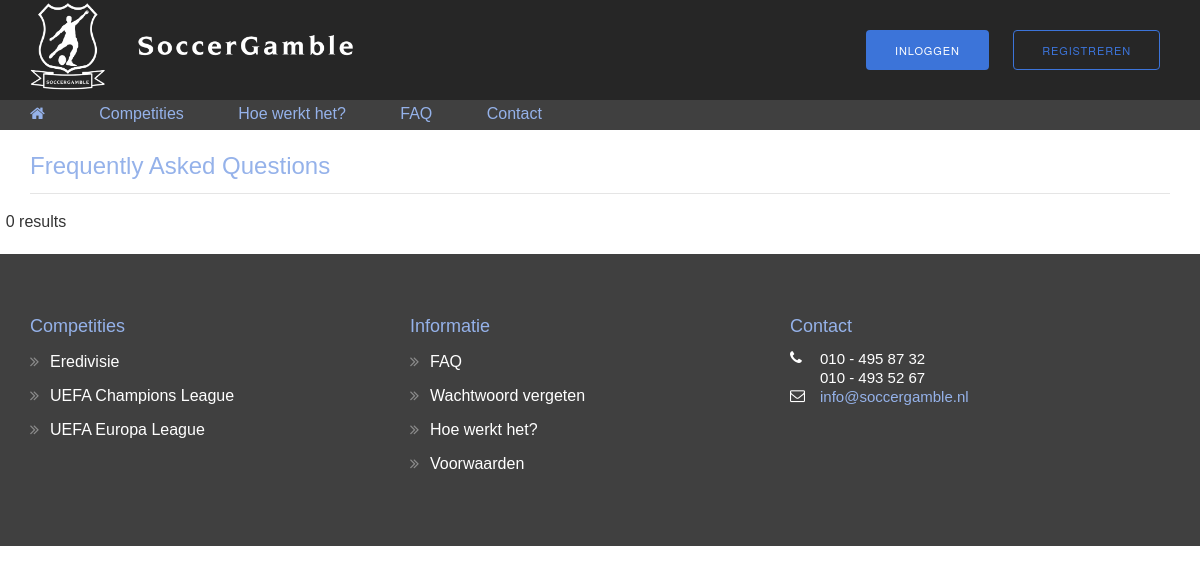
/faqpage.php, run on an earlier commit of the app's database.
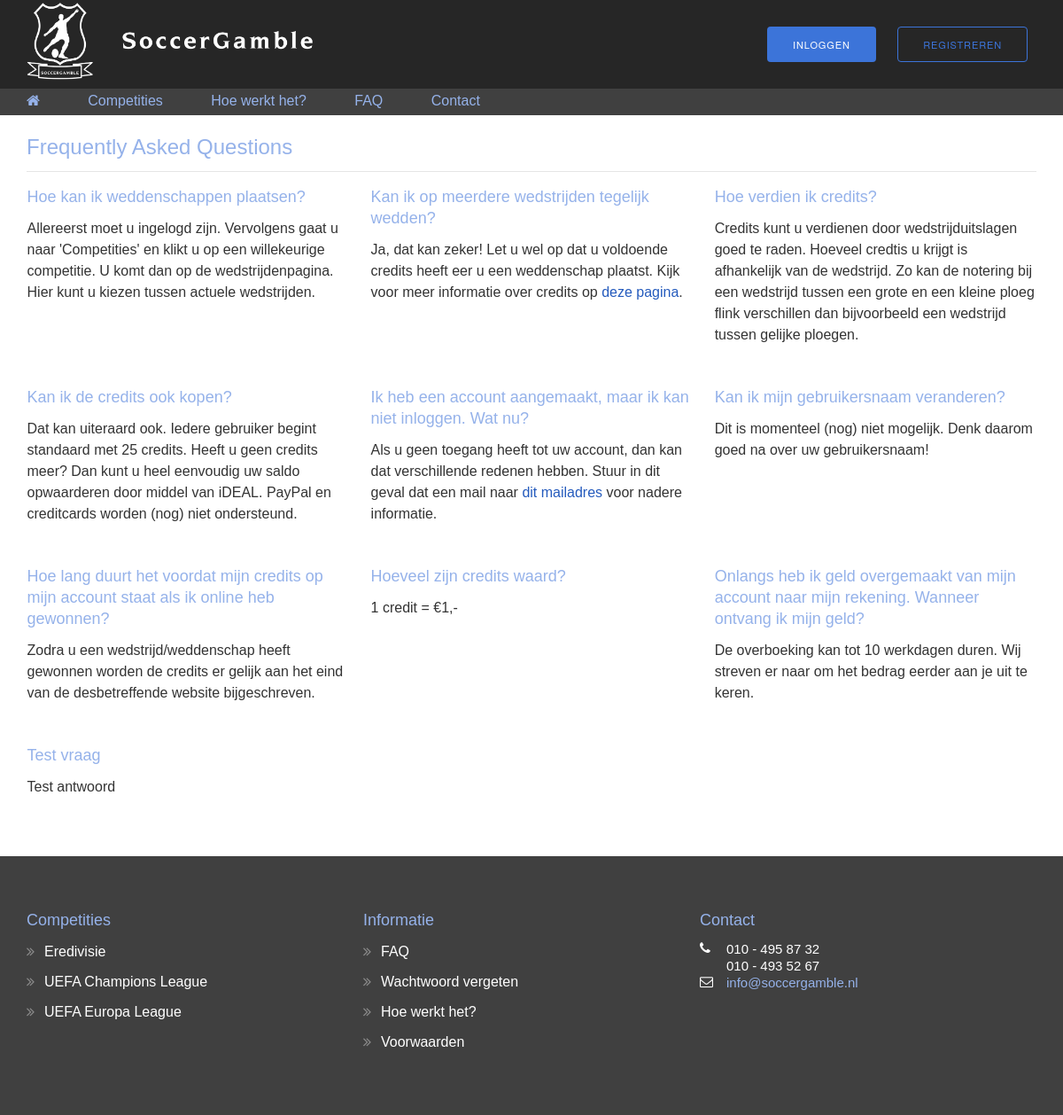
And on a later commit of the database.
### tables this page shows
CREATE TABLE IF NOT EXISTS `faq` (
  `id` int(100) NOT NULL AUTO_INCREMENT,
  `question` text NOT NULL,
  `answer` text NOT NULL,
  PRIMARY KEY (`id`)
);

### controllers/faq_controller.php (the view)
<?php
	include('dbconnect.php');
	$sql = "SELECT question, answer FROM faq";
	$result = $conn->query($sql);
	if ($result->num_rows > 0) {
		while ($row = $result->fetch_assoc()) {
			echo "
				<div class='col col-4 faq_item'>
					<h4>".$row['question']."</h4>
					<p>".$row['answer']."</p>
				</div>
			";
		}
		echo '</div>';
	}
	else {
		echo "0 results";
	}
?>

### includes/header.php (shortened to what this page needs)
<html>
<head>
	<link rel="stylesheet" href="assets/css/main.css">
	<link rel="stylesheet" href="assets/css/kube.css">
	<link rel="stylesheet" href="assets/css/font-awesome.css">
</head>
<body>
<?php
if(ISSET($_SESSION['username'])) {
	include('../soccergamble_git/models/profile.php');
	include('../soccergamble_git/controllers/initProfile.php');
	include('../soccergamble_git/includes/mobile_menu_logged.php');
	include('../soccergamble_git/includes/navbar_loggedin.php');
	include('../soccergamble_git/includes/logoutbox.php');
	include('../soccergamble_git/includes/user_profile.php');
}
else {
	include('../soccergamble_git/includes/nav.php');
}
?>

### includes/nav.php (shortened to what this page needs)
<div class="nav">
	<div class="wrapper">
		<a href="index.php">
			<img class="nav_logo" src="assets/images/sg_logo_white.png">
		</a>
		<div class="nav_btns">
			<button class="button primary upper login_btn_header">Inloggen</button>
			<button class="button primary outline upper register_btn_header">Registreren</button>
		</div>
	</div>
</div>
<div class="sub_nav">
	<div class="wrapper">
		<ul>
			<li>
				<a href="index.php">
					<i class="fa fa-home" aria-hidden="true"></i>
				</a>
			</li>
			<li>
				<a href="competitions.php">
					Competities
				</a>
			</li>
			<li>Hoe werkt het?</li>
			<li><a href="faqpage.php">FAQ</a></li>
			<li><a href="contact.php">Contact</a></li>
		</ul>
	</div>
</div>

### faqpage.php (shortened to what this page needs)
<?php include('includes/header.php'); ?>
	<div class="content">
		<div class="wrapper">
			<h3>Frequently Asked Questions</h3>
			<hr>
			<div class="row blocks">
				<?php include('./controllers/faq_controller.php'); ?>
			</div>
		</div>
	</div>
<?php include('includes/footer.php'); ?>

### includes/footer.php
		<footer>
			<div class="wrapper">
				<div class="row centered">
					<div class="col-4 f_item">
						<h4>Competities</h4>
						<ul>
							<li>Eredivisie</li>
							<li>UEFA Champions League</li>
							<li>UEFA Europa League</li>
						</ul>
					</div>
					<div class="col-4 f_item">
						<h4>Informatie</h4>
						<ul>
							<li>FAQ</li>
							<li>Wachtwoord vergeten</li>
							<li>Hoe werkt het?</li>
							<li>Voorwaarden</li>
						</ul>
					</div>
					<div class="col-4 f_item">
						<h4>Contact</h4>
						<table>
							<tr>
								<td><i class="fa fa-phone" aria-hidden="true"></i></td>
								<td>010 - 495 87 32</td>
							</tr>
							<tr>
								<td></td>
								<td>010 - 493 52 67</td>
							</tr>
							<tr>
								<td><i class="fa fa-envelope-o" aria-hidden="true"></i></td>
								<td>
									<a href="mailto:info@soccergamble.nl">			info@soccergamble.nl
									</a>
								</td>
							</tr>
						</table>
					</div>
				</div>
			</div>
		</footer>
	</body>
</html>

### assets/css/main.css (style rules this page uses)
body { background-color: white; font-family: 'Titillium Web', sans-serif !important; }
h1, h2, h3, h4, h5, h6 { font-family: 'Titillium Web', sans-serif !important; color: #95b2ea !important; font-weight: 100 !important; }
a { text-decoration: none; }
.nav { position: absolute; left: 0; right: 0; top: 0; height: 100px; background-color: #262626; color: white; z-index: 9999; }
.nav .wrapper { width: 95%; max-width: 1300px; margin: auto; position: relative; }
.nav .wrapper .nav_logo { height: 90px; width: auto; position: relative; }
.nav .wrapper .nav_btns { width: auto; position: absolute; top: 30px; right: 10px; margin: auto; }
.nav .wrapper .nav_btns button { margin-left: 20px; transition: 25ms ease-in; }
.sub_nav { position: absolute; left: 0; right: 0; top: 100px; height: 30px; background-color: #404040; color: #95b2ea; z-index: 9999; }
.sub_nav .wrapper { width: 95%; max-width: 1300px; margin: auto; }
.sub_nav .wrapper a { color: #95b2ea !important; }
.sub_nav .wrapper ul { list-style: none; margin: 0; padding: 0; border: 0; position: relative; top: 2px; }
.sub_nav .wrapper ul li { display: inline; margin-right: 50px; }
.content { width: 100%; height: auto; margin-top: 130px; }
.content .wrapper { width: 95%; max-width: 1300px; margin: auto !important; padding: 20px 0; }
.faq_item { margin-bottom: 30px; }
footer { background-color: #404040; min-height: 150px; height: auto; padding: 40px 0; }
footer .wrapper { width: 95%; max-width: 1300px; margin: auto; padding: 20px 0; }
footer .wrapper .f_item { color: white; }
footer .wrapper .f_item ul { list-style-type: none; margin: 0 !important; }
footer .wrapper .f_item li { position: relative; padding-left: 20px; margin-bottom: 10px; }
footer .wrapper .f_item li:before { position: absolute; top: 0; left: 0; font-family: FontAwesome; content: "\f101"; color: #8c8c8c; }
footer .wrapper table td { padding: 0; border: none; padding-bottom: 2px; color: white; }
footer .wrapper table td:nth-child(odd) { width: 30px; }
footer .wrapper table td a { text-decoration: none; color: #95b2ea; transition: 50ms ease-in; }

What changed in the data, as far as the page shows it:
added faq: question "Hoe kan ik weddenschappen plaatsen?", answer "Allereerst moet u ingelogd zijn. Vervolgens gaat u naar 'Competities' en klikt u op een willekeurige competitie. U komt dan op de wedstrijdenpagina. Hier kunt u kiezen tussen actuele wedstrijden."
added faq: question "Kan ik op meerdere wedstrijden tegelijk wedden?", answer "Ja, dat kan zeker! Let u wel op dat u voldoende credits heeft eer u een weddenschap plaatst. Kijk voor meer informatie over credits op deze pagina ."
added faq: question "Hoe verdien ik credits?", answer "Credits kunt u verdienen door wedstrijduitslagen goed te raden. Hoeveel credtis u krijgt is afhankelijk van de wedstrijd. Zo kan de notering bij een wedstrijd tussen een grote en een kleine ploeg flink verschillen dan bijvoorbeeld een wedstrijd tussen gelijke ploegen."
added faq: question "Kan ik de credits ook kopen?", answer "Dat kan uiteraard ook. Iedere gebruiker begint standaard met 25 credits. Heeft u geen credits meer? Dan kunt u heel eenvoudig uw saldo opwaarderen door middel van iDEAL. PayPal en creditcards worden (nog) niet ondersteund."
added faq: question "Ik heb een account aangemaakt, maar ik kan niet inloggen. Wat nu?", answer "Als u geen toegang heeft tot uw account, dan kan dat verschillende redenen hebben. Stuur in dit geval dat een mail naar dit mailadres voor nadere informatie."
added faq: question "Kan ik mijn gebruikersnaam veranderen?", answer "Dit is momenteel (nog) niet mogelijk. Denk daarom goed na over uw gebruikersnaam!"
added faq: question "Hoe lang duurt het voordat mijn credits op mijn account staat als ik online heb gewonnen?", answer "Zodra u een wedstrijd/weddenschap heeft gewonnen worden de credits er gelijk aan het eind van de desbetreffende website bijgeschreven."
added faq: question "Hoeveel zijn credits waard?", answer "1 credit = €1,-"
added faq: question "Onlangs heb ik geld overgemaakt van mijn account naar mijn rekening. Wanneer ontvang ik mijn geld?", answer "De overboeking kan tot 10 werkdagen duren. Wij streven er naar om het bedrag eerder aan je uit te keren."
added faq: question "Test vraag", answer "Test antwoord"
Also different on the page:
text no longer shown: "0 results"
